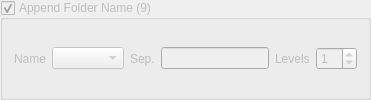
         <widget class="QGroupBox" name="appendFolderNameBox">
          <property name="enabled">
           <bool>false</bool>
          </property>
          <property name="title">
           <string>Append Folder Name (9)</string>
          </property>
          <property name="checkable">
           <bool>true</bool>
          </property>
          <layout class="QHBoxLayout" name="horizontalLayout_3">
           <item>
            <widget class="QLabel" name="label_34">
             <property name="text">
              <string>Name</string>
             </property>
            </widget>
           </item>
           <item>
            <widget class="QComboBox" name="appendFolderNameCombo"/>
           </item>
           <item>
            <widget class="QLabel" name="label_35">
             <property name="text">
              <string>Sep.</string>
             </property>
            </widget>
           </item>
           <item>
            <widget class="QLineEdit" name="appendFolderNameSepEdit"/>
           </item>
           <item>
            <widget class="QLabel" name="label_36">
             <property name="enabled">
              <bool>false</bool>
             </property>
             <property name="text">
              <string>Levels</string>
             </property>
            </widget>
           </item>
           <item>
            <widget class="QSpinBox" name="appendFolderNameLevelsSpin">
             <property name="enabled">
              <bool>false</bool>
             </property>
             <property name="value">
              <number>1</number>
             </property>
            </widget>
           </item>
          </layout>
         </widget>
